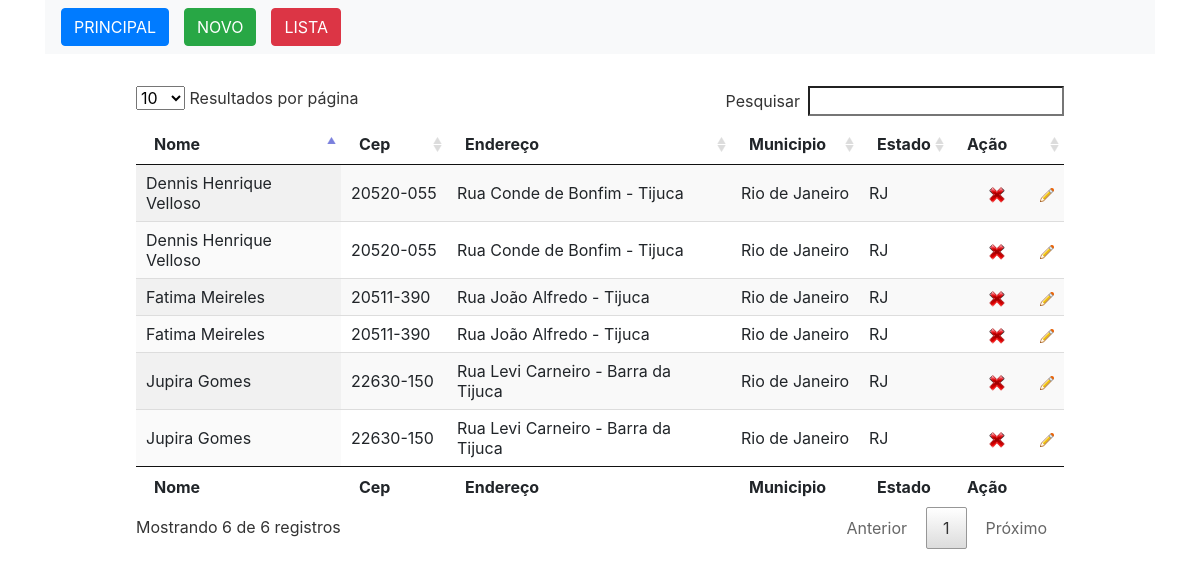
The page /rel_cliente.php on the database its author committed.
### tables this page shows
CREATE TABLE IF NOT EXISTS `cliente` (
  `id` int(40) NOT NULL AUTO_INCREMENT,
  `nome` varchar(100) DEFAULT NULL,
  `cep` varchar(100) DEFAULT NULL,
  `endereco` varchar(100) DEFAULT NULL,
  `municipio` varchar(100) DEFAULT NULL,
  `estado` varchar(100) DEFAULT NULL,
  PRIMARY KEY (`id`)
);

### rel_cliente.php (the view, shortened to what this page needs)
<?php
$selecione = "SELECT * FROM `cliente` ORDER BY nome ASC";
$querySelecione= mysql_query($selecione);
while($array= mysql_fetch_array($querySelecione)){
    $dados .='
            <tr>
                <td>'.$array["nome"].'</td>
                <td>'.$array["cep"].'</td>
                <td>'.$array["endereco"].'</td>
                <td>'.$array["municipio"].'</td>
                <td>'.$array["estado"].'</td>
                <td>
                    <input type="hidden" value="'.$array["id"].'">
                    <a href="#" class="remover" id="'.$array["id"].'">
                        <img src="deletar.png" title="Deletar" style="margin: 0 30px;">
                    </a>
                    <a href="editar.php?id='.$array["id"].'"><img src="editar.png" boder="0" title="editar"></a></td>
            </tr>';
    }
?>
<link rel="stylesheet" href="https://stackpath.bootstrapcdn.com/bootstrap/4.1.3/css/bootstrap.min.css">
<link rel="stylesheet" type="text/css" href="DataTables/datatables.min.css"/>
<div class="container">
  <nav class="navbar navbar-expand-lg navbar-light bg-light">
	<a href="index.php" class="btn btn-primary">PRINCIPAL</a>
    <a href="cadastro.php"  style="margin: 0 15px;" class="btn btn-success">NOVO</a>
	<a href="rel_cliente.php"  class="btn btn-danger">LISTA</a>
  </nav>
</div>
<nav class="navbar navbar-light">
</nav>
<div class="container">
<div class="row justify-content-md-center">
<table id="example" class="display" style="width:100%">
        <thead>
            <tr>
                <th>Nome</th>
                <th>Cep</th>
                <th>Endereço</th>
                <th>Municipio</th>
				<th>Estado</th>
				<th>Ação</th>
            </tr>
        </thead>
        <tbody>
        	<?php echo $dados?>
        </tbody>
        <tfoot>
            <tr>
               <th>Nome</th>
                <th>Cep</th>
                <th>Endereço</th>
                <th>Municipio</th>
                <th>Estado</th>
                <th>Ação</th>
            </tr>
        </tfoot>
    </table>
</div>
</div>

### rows shown on the page
cliente: nome "Dennis Henrique Velloso", cep "20520-055", endereco "Rua Conde de Bonfim - Tijuca", municipio "Rio de Janeiro", estado "RJ"
cliente: nome "Dennis Henrique Velloso", cep "20520-055", endereco "Rua Conde de Bonfim - Tijuca", municipio "Rio de Janeiro", estado "RJ"
cliente: nome "Fatima Meireles", cep "20511-390", endereco "Rua João Alfredo - Tijuca", municipio "Rio de Janeiro", estado "RJ"
cliente: nome "Fatima Meireles", cep "20511-390", endereco "Rua João Alfredo - Tijuca", municipio "Rio de Janeiro", estado "RJ"
cliente: nome "Jupira Gomes", cep "22630-150", endereco "Rua Levi Carneiro - Barra da Tijuca", municipio "Rio de Janeiro", estado "RJ"
cliente: nome "Jupira Gomes", cep "22630-150", endereco "Rua Levi Carneiro - Barra da Tijuca", municipio "Rio de Janeiro", estado "RJ"
